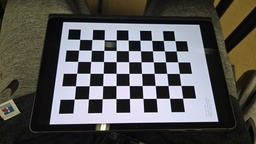
#> input picture module1/calibration_images/20251015_175400.jpg, 256 x 144 px, shrunk from 4000 x 2252 before the run
$ python -i sift.py   (imports and definitions only)
#> lines starting #> are read from the running program, lines starting #| are printed output that depends on the picture
import numpy as np
from scipy import ndimage
from PIL import Image

# Global parameters (You can tune these)
NUM_OCTAVES = 4
SCALES_PER_OCTAVE = 5
INITIAL_SIGMA = 1.6
K = 2 ** (1.0 / SCALES_PER_OCTAVE)  # Scale factor between blurs

# Keypoint refinement thresholds
CONTRAST_THRESHOLD = 0.03  # Low contrast threshold
EDGE_RATIO_THRESHOLD = 10.0  # Edge response threshold (r = (Tr(H))^2 / Det(H))


def compute_sift_features(image_path):
    """
    Main function to compute SIFT keypoints and descriptors from an image.

    Args:
        image_path (str): Path to the input image.

    Returns:
        tuple: (keypoints, descriptors)
    """
    try:
        img_gray = load_and_preprocess_image(image_path)
    except FileNotFoundError:
        print(f"Error: Image not found at {image_path}")
        return np.array([]), np.array([])

    # 1. Scale-Space Construction
    gaussian_pyramid = build_gaussian_pyramid(img_gray)
    dog_pyramid = build_dog_pyramid(gaussian_pyramid)

    # 2. Keypoint Localization with refinement
    keypoints = find_keypoints(dog_pyramid, gaussian_pyramid)

    # 3. Orientation Assignment & Descriptor Generation
    keypoints_with_desc = generate_descriptors(keypoints, gaussian_pyramid)

    # Separate keypoints and descriptors for output
    kps = np.array([kp['coords'] for kp in keypoints_with_desc])
    descs = np.array([kp['descriptor'] for kp in keypoints_with_desc])

    # If no keypoints are found, return empty arrays
    if len(kps) == 0:
        return np.array([]).reshape(0, 2), np.array([]).reshape(0, 128)

    return kps, descs


def load_and_preprocess_image(image_path):
    # Load image, convert to grayscale, and potentially double its size for the base level
    img = Image.open(image_path).convert('L')
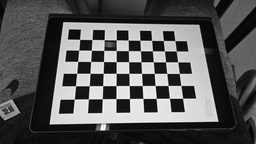
#> img: PIL image 256x144 L; min 0, max 253, mean 86.6
    img_array = np.array(img, dtype=np.float32) / 255.0
    # Optional: Initial upsampling for better scale-space coverage
    # img_upscaled = ndimage.zoom(img_array, 2, order=1)
    return img_array


# --- SIFT Step 1: Pyramid Construction ---

def build_gaussian_pyramid(img):
    """Creates a list of lists: Octave -> Scale -> Gaussian Image."""
    pyramid = []
    # Start with base image at initial sigma
    base_img = ndimage.gaussian_filter(img, sigma=INITIAL_SIGMA)
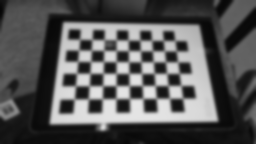
#> base_img: shape (144, 256) float32; min 0.0231, max 0.899, mean 0.34

    for i in range(NUM_OCTAVES):
        octave = []
        sigma_prev = INITIAL_SIGMA  # Sigma for the current octave base

        for s in range(SCALES_PER_OCTAVE + 3):  # Need 3 extra scales for DoG calculation
            sigma_current = sigma_prev * K
            # Apply additional blur: sigma_eff^2 = sigma_current^2 - sigma_prev^2
            sigma_add = np.sqrt(sigma_current ** 2 - sigma_prev ** 2)

            if s == 0:
                octave.append(base_img)
            else:
                blurred_img = ndimage.gaussian_filter(octave[-1], sigma=sigma_add)
                octave.append(blurred_img)

            sigma_prev = sigma_current

        pyramid.append(octave)
        # Downsample the 3rd image (2 scales from base) to create the base for the next octave
        if i < NUM_OCTAVES - 1:
            base_img = octave[SCALES_PER_OCTAVE].copy()[::2, ::2]  # Subsample by 2
#> in compute_sift_features, `gaussian_pyramid = build_gaussian_pyramid(img_gray)`: gaussian_pyramid = 4 items

    return pyramid


def build_dog_pyramid(gaussian_pyramid):
    """Creates the Difference of Gaussians pyramid by subtracting adjacent images."""
    dog_pyramid = []
    for octave in gaussian_pyramid:
        dog_octave = [octave[i + 1] - octave[i] for i in range(len(octave) - 1)]
        dog_pyramid.append(dog_octave)
#> this loop made 4 passes
#> after the loop, dog_pyramid = 4 items
    return dog_pyramid


# --- SIFT Step 2: Keypoint Localization with Refinement ---

# [77 lines left out: function refine_keypoint, not called in this run]


def find_keypoints(dog_pyramid, gaussian_pyramid):
    """Detects local extrema in scale-space and refines their position."""
    keypoints = []
    for i, octave in enumerate(dog_pyramid):
        for s in range(1, len(octave) - 1):  # Compare current scale with neighbors
            img_c = octave[s]
            img_n = octave[s + 1] if s + 1 < len(octave) else None
            img_p = octave[s - 1] if s > 0 else None

            # Check if image is too small (e.g., from downsampling)
            if img_c.shape[0] < 3 or img_c.shape[1] < 3:
                continue

            for r in range(1, img_c.shape[0] - 1):
                for c in range(1, img_c.shape[1] - 1):
                    pixel_value = img_c[r, c]

                    # Check if pixel is a local extremum against all 26 neighbors
                    # (8 in current scale, 9 in scale above, 9 in scale below)
                    is_max_in_scale = pixel_value > np.max(img_c[r - 1:r + 2, c - 1:c + 2])
                    is_min_in_scale = pixel_value < np.min(img_c[r - 1:r + 2, c - 1:c + 2])

                    is_extremum = False
                    if img_n is not None and img_p is not None:
                        is_max_above = pixel_value > np.max(img_n[r - 1:r + 2, c - 1:c + 2])
                        is_max_below = pixel_value > np.max(img_p[r - 1:r + 2, c - 1:c + 2])
                        is_min_above = pixel_value < np.min(img_n[r - 1:r + 2, c - 1:c + 2])
                        is_min_below = pixel_value < np.min(img_p[r - 1:r + 2, c - 1:c + 2])

                        is_extremum = (pixel_value > 0 and is_max_in_scale and is_max_above and is_max_below) or \
                                     (pixel_value < 0 and is_min_in_scale and is_min_above and is_min_below)
                    else:
                        is_extremum = is_max_in_scale or is_min_in_scale

                    if is_extremum:
                        # Refine keypoint location
                        refined_kp = refine_keypoint(dog_pyramid, i, s, r, c)
                        if refined_kp is not None:
                            keypoints.append(refined_kp)
#> after the loop, keypoints = []

    return keypoints


# --- SIFT Step 3 & 4: Orientation and Descriptor ---

# [171 lines left out: functions compute_gradients, assign_orientation, compute_descriptor, not called in this run]


def generate_descriptors(keypoints, gaussian_pyramid):
    """Assigns orientation and computes the 128-element descriptor vector."""
    final_keypoints = []

    for kp in keypoints:
        # Assign orientation(s)
        orientations = assign_orientation(kp, gaussian_pyramid)

        # For each orientation, create a keypoint with descriptor
        for orient in orientations:
            # Compute descriptor
            descriptor = compute_descriptor(kp, orient, gaussian_pyramid)

            final_keypoints.append({
                'coords': (kp['x'], kp['y']),
                'descriptor': descriptor,
                'orientation': orient
            })
#> this loop made 0 passes
#> after the loop, final_keypoints = []

    return final_keypoints


# --- Feature Matching (used by Stitching) ---

# [35 lines left out: function match_features, not called in this run]


# [3 lines not run here, left out]

>>> result = compute_sift_features('../../module1/calibration_images/20251015_175400.jpg')
#> in compute_sift_features, `kps = np.array([kp['coords'] for kp in keypoints_with_desc])`: kps = empty array

$ run again, on module1/calibration_images/20251015_175404.jpg
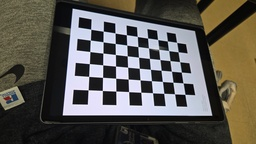
#> input picture module1/calibration_images/20251015_175404.jpg, 256 x 144 px, shrunk from 4000 x 2252 before the run
#> in load_and_preprocess_image, `img = Image.open(image_path).convert('L')`:
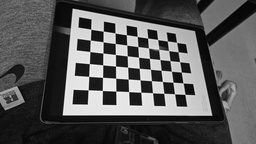
#> img: PIL image 256x144 L; min 0, max 254, mean 89.2
#> in build_gaussian_pyramid, `base_img = ndimage.gaussian_filter(img, sigma=INITIAL_SIGMA)`:
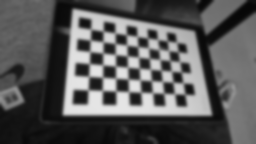
#> base_img: shape (144, 256) float32; min 0.0294, max 0.904, mean 0.35
#> gaussian_pyramid = 4 items
#> the loop in build_dog_pyramid, `for octave in gaussian_pyramid:` made 4 passes
#> the loop in find_keypoints, `for i, octave in enumerate(dog_pyramid):` made 4 passes
#> after the loop in find_keypoints, `for i, octave in enumerate(dog_pyramid):`: keypoints = []
#> kps = empty array
